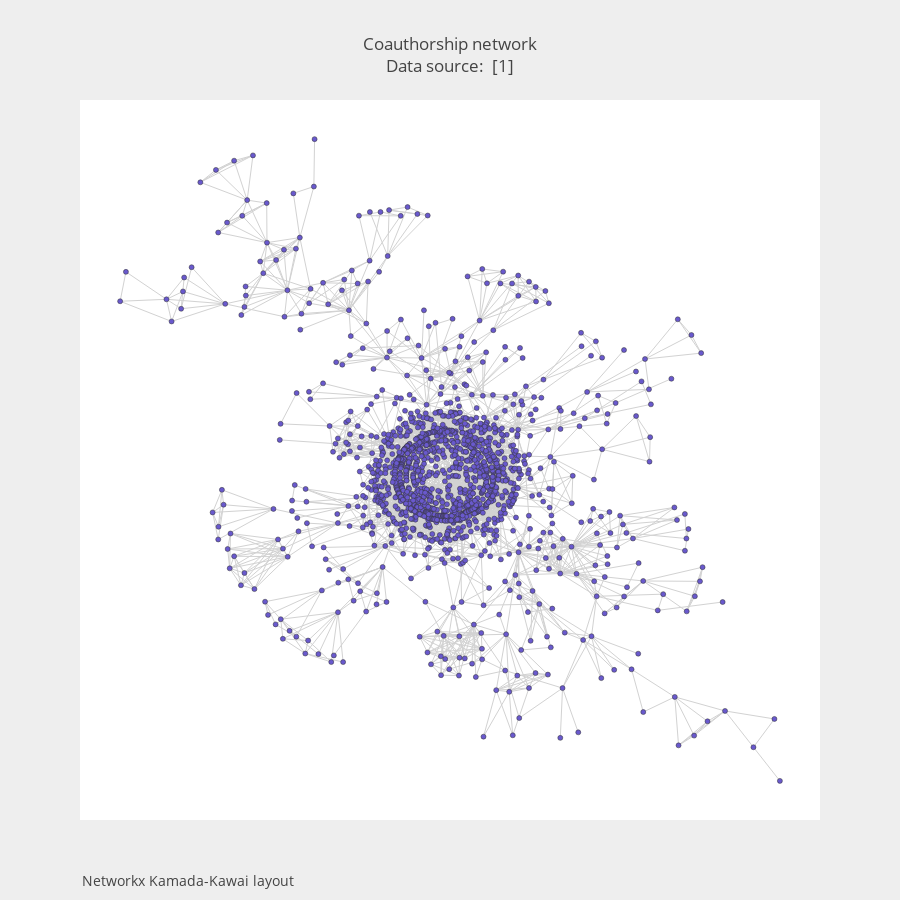

Write notebook code for a chart like this one.
### Code cell
fig3 = go.Figure(data=[trace5, trace6], layout=layout)
fig3['layout'].update(width=900, height=900)
fig3['layout']['annotations'][0]['text']= annot3
iplot(fig3)

### Figure 1 — Plotly figure (JSON) as saved in the notebook; plotly's stock layout.template omitted (floating-point values rounded to 4 significant figures; data arrays with more than 128 entries replaced by an {"elided": "..."} marker saying what was removed)
{"data": [{"hoverinfo": "none", "line": {"color": "rgb(210,210,210)", "width": 1}, "mode": "lines", "type": "scatter", "x": {"elided": "8226 float values"}, "y": {"elided": "8226 float values"}}, {"hoverinfo": "text", "marker": {"color": "#6959CD", "line": {"color": "rgb(50,50,50)", "width": 0.5}, "size": 5}, "mode": "markers", "text": {"elided": "1589 str values"}, "type": "scatter", "x": {"elided": "1589 float values"}, "y": {"elided": "1589 float values"}}], "layout": {"annotations": [{"font": {"size": 14}, "showarrow": false, "text": "Networkx Kamada-Kawai layout", "x": 0, "xanchor": "left", "xref": "paper", "y": -0.1, "yanchor": "bottom", "yref": "paper"}], "font": {"size": 12}, "height": 900, "hovermode": "closest", "paper_bgcolor": "#eeeeee", "showlegend": false, "title": {"text": "Coauthorship network<br>Data source: <a href='https://networkdata.ics.uci.edu/data.php?id=11'> [1]</a>"}, "width": 900, "xaxis": {"visible": false}, "yaxis": {"visible": false}}}
